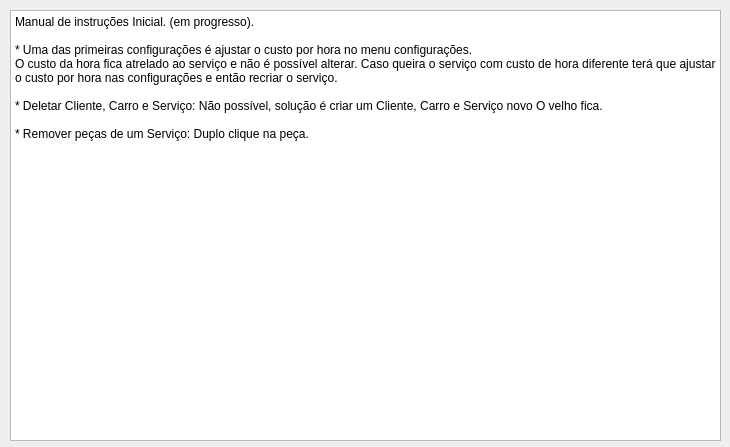
<?xml version="1.0" encoding="UTF-8"?>
<ui version="4.0">
 <class>Man_Page</class>
 <widget class="QDialog" name="Man_Page">
  <property name="geometry">
   <rect>
    <x>0</x>
    <y>0</y>
    <width>730</width>
    <height>447</height>
   </rect>
  </property>
  <property name="windowTitle">
   <string>Manual do Usuário</string>
  </property>
  <widget class="QPlainTextEdit" name="plainTextEdit">
   <property name="geometry">
    <rect>
     <x>10</x>
     <y>10</y>
     <width>711</width>
     <height>431</height>
    </rect>
   </property>
   <property name="plainText">
    <string>Manual de instruções Inicial. (em progresso).

* Uma das primeiras configurações é ajustar o custo por hora no menu configurações. 
O custo da hora fica atrelado ao serviço e não é possível alterar. Caso queira o serviço com custo de hora diferente terá que ajustar o custo por hora nas configurações e então recriar o serviço.

* Deletar Cliente, Carro e Serviço: Não possível, solução é criar um Cliente, Carro e Serviço novo O velho fica.

* Remover peças de um Serviço: Duplo clique na peça.</string>
   </property>
  </widget>
 </widget>
 <resources/>
 <connections/>
</ui>
